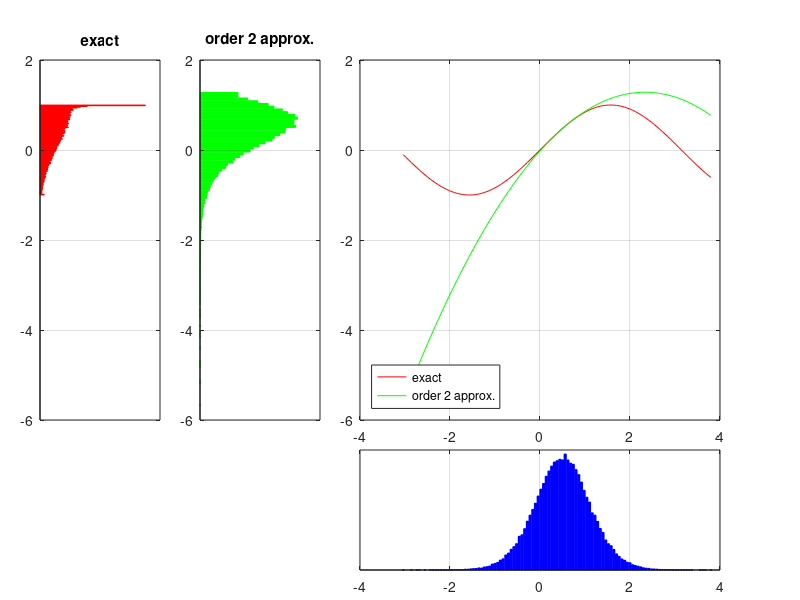

This chart was generated by the following MATLAB code:
% this script shows how the goodness of the Taylor approximation 
% (theta/delta/gamma - carry/duration/convexity) 
% for a pricing function depends on the natural scale of the risk factor
% see "Risk and Asset Allocation"-Springer (2005), by A. Meucci

clc; close all; clear;

%%%%%%%%%%%%%%%%%%%%%%%%%%%%%%%%%%%%%%%%%%%%%%%%%%%%%%%%%%%%%%%%%%%%%%%%%%%%%%%%%%%%%%%%%%%%%%%%%%%%%%%%%%%%%%%%
% inputs
NumSimul=100000;

% specify the distribution of the invariants (can be any distribution, normal here)
X=.5+.6*trnd(20,NumSimul,1);

% set the order in the Taylor expansion
Order=2;

%%%%%%%%%%%%%%%%%%%%%%%%%%%%%%%%%%%%%%%%%%%%%%%%%%%%%%%%%%%%%%%%%%%%%%%%%%%%%%%%%%%%%%%%%%%%%%%%%%%%%%%%%%%%%%%%

% exact pricing
P=sin(X);

% approximate pricing
m=mean(X); % Taylor's pivot: can pick an arbitrary value, 
           % but choices other than the mean will require higher orders
P_Approx=sin(m);
for k=1:Order
    switch mod(k,4)
        case 0 
            d=sin(m);
        case 1
            d=cos(m);
        case 2
            d=-sin(m);
        case 3
            d=-cos(m);
    end
    P_Approx = P_Approx + d/prod(1:k)*((X-m).^k);
end

%%%%%%%%%%%%%%%%%%%%%%%%%%%%%%%%%%%%%%%%%%%%%%%%%%%%%%%%%%%%%%%%%%%%%%%%%%%%%%%%%%%%%%%%%%%%%%%%%%%%%%%%%%%%%%%%
% plots
%%%%%%%%%%%%%%%%%%%%%%%%%%%%%%%%%%%%%%%%%%%%%%%%%%%%%%%%%%%%%%%%%%%%%%%%%%%%%%%%%%%%%%%%%%%%%%%%%%%%%%%%%%%%%%%%
NumBins=round(10*log(NumSimul));

figure

% approximate pricing
subplot('Position',[.25 .3 .15 .6]) 
[n,y]=hist(P_Approx,NumBins);
n=n/(NumSimul*(y(2)-y(1)));
h2=barh(y,n);
set(h2,'facecolor','g','edgecolor','g')
[y_lim]=get(gca,'ylim');
set(gca,'xtick',[])
grid on
title(['order ' num2str(Order) ' approx.'])

% true pricing
subplot('Position',[.05 .3 .15 .6]) 
[n,y]=hist(P,NumBins);
n=n/(NumSimul*(y(2)-y(1)));
h1=barh(y,n);
set(h1,'facecolor','r','edgecolor','r')
set(gca,'ylim',y_lim)
set(gca,'xtick',[])
grid on
title(['exact'])

% underlying market
subplot('Position',[.45 .05 .45 .2]) 
[n,x]=hist(X,NumBins);
n=n/(NumSimul*(x(2)-x(1)));
h3=bar(x,n);
set(h3,'facecolor','b','edgecolor','b')
set(gca,'ytick',[])
[x_lim]=get(gca,'xlim');
grid on

% approximate pricing function
subplot('Position',[.45 .3 .45 .6]) 
plot(x,sin(x),'r')
hold on
y=interp1(X,P_Approx,x,'linear','extrap');
plot(x,y,'g')
set(gca,'xlim',x_lim,'ylim',y_lim)
grid on
legend('exact',['order ' num2str(Order) ' approx.'],'location','southwest')